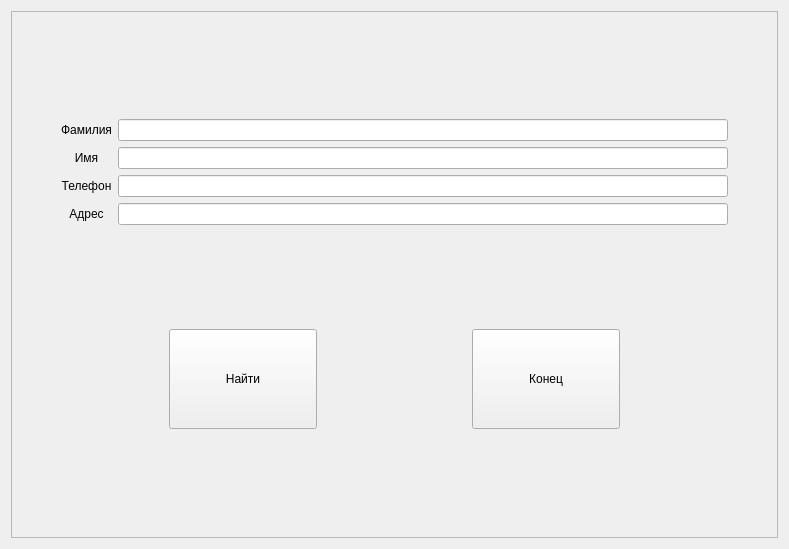
<?xml version="1.0" encoding="UTF-8"?>
<ui version="4.0">
 <class>FindForm</class>
 <widget class="QDialog" name="FindForm">
  <property name="geometry">
   <rect>
    <x>0</x>
    <y>0</y>
    <width>789</width>
    <height>549</height>
   </rect>
  </property>
  <property name="windowTitle">
   <string>Поиск</string>
  </property>
  <layout class="QVBoxLayout" name="verticalLayout_4">
   <item>
    <widget class="QFrame" name="frame">
     <property name="frameShape">
      <enum>QFrame::StyledPanel</enum>
     </property>
     <property name="frameShadow">
      <enum>QFrame::Raised</enum>
     </property>
     <layout class="QHBoxLayout" name="horizontalLayout_3">
      <item>
       <layout class="QVBoxLayout" name="verticalLayout_3">
        <item>
         <layout class="QHBoxLayout" name="horizontalLayout">
          <item>
           <spacer name="horizontalSpacer_2">
            <property name="orientation">
             <enum>Qt::Horizontal</enum>
            </property>
            <property name="sizeType">
             <enum>QSizePolicy::Preferred</enum>
            </property>
            <property name="sizeHint" stdset="0">
             <size>
              <width>40</width>
              <height>20</height>
             </size>
            </property>
           </spacer>
          </item>
          <item>
           <layout class="QVBoxLayout" name="verticalLayout_2">
            <item>
             <widget class="QLabel" name="label">
              <property name="text">
               <string>Фамилия</string>
              </property>
              <property name="alignment">
               <set>Qt::AlignCenter</set>
              </property>
             </widget>
            </item>
            <item>
             <widget class="QLabel" name="label_2">
              <property name="text">
               <string>Имя</string>
              </property>
              <property name="alignment">
               <set>Qt::AlignCenter</set>
              </property>
             </widget>
            </item>
            <item>
             <widget class="QLabel" name="label_3">
              <property name="text">
               <string>Телефон</string>
              </property>
              <property name="alignment">
               <set>Qt::AlignCenter</set>
              </property>
             </widget>
            </item>
            <item>
             <widget class="QLabel" name="label_4">
              <property name="text">
               <string>Адрес</string>
              </property>
              <property name="alignment">
               <set>Qt::AlignCenter</set>
              </property>
             </widget>
            </item>
           </layout>
          </item>
          <item>
           <layout class="QVBoxLayout" name="verticalLayout">
            <item>
             <widget class="QLineEdit" name="surnameLineEdit"/>
            </item>
            <item>
             <widget class="QLineEdit" name="nameLineEdit"/>
            </item>
            <item>
             <widget class="QLineEdit" name="phoneLineEdit"/>
            </item>
            <item>
             <widget class="QLineEdit" name="adressLineEdit"/>
            </item>
           </layout>
          </item>
          <item>
           <spacer name="horizontalSpacer">
            <property name="orientation">
             <enum>Qt::Horizontal</enum>
            </property>
            <property name="sizeType">
             <enum>QSizePolicy::Preferred</enum>
            </property>
            <property name="sizeHint" stdset="0">
             <size>
              <width>40</width>
              <height>20</height>
             </size>
            </property>
           </spacer>
          </item>
         </layout>
        </item>
        <item>
         <layout class="QHBoxLayout" name="horizontalLayout_2">
          <item>
           <spacer name="horizontalSpacer_3">
            <property name="orientation">
             <enum>Qt::Horizontal</enum>
            </property>
            <property name="sizeHint" stdset="0">
             <size>
              <width>40</width>
              <height>20</height>
             </size>
            </property>
           </spacer>
          </item>
          <item>
           <widget class="QPushButton" name="pushButton">
            <property name="sizePolicy">
             <sizepolicy hsizetype="Expanding" vsizetype="Expanding">
              <horstretch>0</horstretch>
              <verstretch>0</verstretch>
             </sizepolicy>
            </property>
            <property name="minimumSize">
             <size>
              <width>0</width>
              <height>0</height>
             </size>
            </property>
            <property name="maximumSize">
             <size>
              <width>16777215</width>
              <height>100</height>
             </size>
            </property>
            <property name="text">
             <string>Найти</string>
            </property>
            <property name="autoDefault">
             <bool>false</bool>
            </property>
           </widget>
          </item>
          <item>
           <spacer name="horizontalSpacer_5">
            <property name="orientation">
             <enum>Qt::Horizontal</enum>
            </property>
            <property name="sizeHint" stdset="0">
             <size>
              <width>40</width>
              <height>20</height>
             </size>
            </property>
           </spacer>
          </item>
          <item>
           <widget class="QPushButton" name="pushButton_3">
            <property name="sizePolicy">
             <sizepolicy hsizetype="Expanding" vsizetype="Fixed">
              <horstretch>0</horstretch>
              <verstretch>0</verstretch>
             </sizepolicy>
            </property>
            <property name="maximumSize">
             <size>
              <width>16777215</width>
              <height>100</height>
             </size>
            </property>
            <property name="text">
             <string>Конец</string>
            </property>
            <property name="autoDefault">
             <bool>false</bool>
            </property>
           </widget>
          </item>
          <item>
           <spacer name="horizontalSpacer_4">
            <property name="orientation">
             <enum>Qt::Horizontal</enum>
            </property>
            <property name="sizeHint" stdset="0">
             <size>
              <width>40</width>
              <height>20</height>
             </size>
            </property>
           </spacer>
          </item>
         </layout>
        </item>
       </layout>
      </item>
     </layout>
    </widget>
   </item>
  </layout>
 </widget>
 <resources/>
 <connections>
  <connection>
   <sender>pushButton_3</sender>
   <signal>clicked()</signal>
   <receiver>FindForm</receiver>
   <slot>close()</slot>
   <hints>
    <hint type="sourcelabel">
     <x>538</x>
     <y>346</y>
    </hint>
    <hint type="destinationlabel">
     <x>897</x>
     <y>481</y>
    </hint>
   </hints>
  </connection>
  <connection>
   <sender>adressLineEdit</sender>
   <signal>returnPressed()</signal>
   <receiver>pushButton</receiver>
   <slot>click()</slot>
   <hints>
    <hint type="sourcelabel">
     <x>199</x>
     <y>132</y>
    </hint>
    <hint type="destinationlabel">
     <x>232</x>
     <y>327</y>
    </hint>
   </hints>
  </connection>
 </connections>
</ui>
